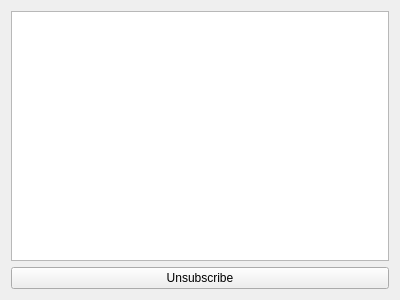
<?xml version="1.0" encoding="UTF-8"?>
<ui version="4.0">
 <class>SubscriptionWindow</class>
 <widget class="QWidget" name="SubscriptionWindow">
  <property name="geometry">
   <rect>
    <x>0</x>
    <y>0</y>
    <width>400</width>
    <height>300</height>
   </rect>
  </property>
  <property name="windowTitle">
   <string>Form</string>
  </property>
  <layout class="QVBoxLayout" name="verticalLayout">
   <item>
    <widget class="QListWidget" name="listWidget"/>
   </item>
   <item>
    <widget class="QPushButton" name="pushButton">
     <property name="text">
      <string>Unsubscribe</string>
     </property>
    </widget>
   </item>
  </layout>
 </widget>
 <resources/>
 <connections/>
</ui>
